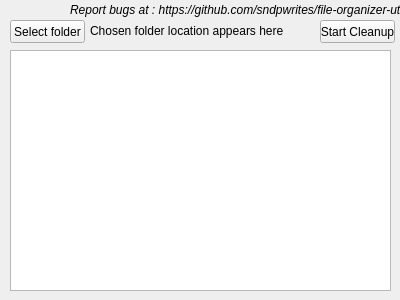
<?xml version="1.0" encoding="UTF-8"?>
<ui version="4.0">
 <class>widget</class>
 <widget class="QWidget" name="widget">
  <property name="geometry">
   <rect>
    <x>0</x>
    <y>0</y>
    <width>400</width>
    <height>300</height>
   </rect>
  </property>
  <property name="windowTitle">
   <string>Organizer Utility</string>
  </property>
  <widget class="QPushButton" name="btnSelectFolder">
   <property name="geometry">
    <rect>
     <x>10</x>
     <y>20</y>
     <width>75</width>
     <height>23</height>
    </rect>
   </property>
   <property name="text">
    <string>Select folder</string>
   </property>
  </widget>
  <widget class="QTextBrowser" name="logArea">
   <property name="geometry">
    <rect>
     <x>10</x>
     <y>50</y>
     <width>381</width>
     <height>241</height>
    </rect>
   </property>
  </widget>
  <widget class="QLabel" name="labelFolderName">
   <property name="geometry">
    <rect>
     <x>90</x>
     <y>20</y>
     <width>221</width>
     <height>21</height>
    </rect>
   </property>
   <property name="text">
    <string>Chosen folder location appears here</string>
   </property>
  </widget>
  <widget class="QPushButton" name="btnStartCleanUp">
   <property name="geometry">
    <rect>
     <x>320</x>
     <y>20</y>
     <width>75</width>
     <height>23</height>
    </rect>
   </property>
   <property name="text">
    <string>Start Cleanup</string>
   </property>
  </widget>
  <widget class="QLabel" name="label">
   <property name="geometry">
    <rect>
     <x>70</x>
     <y>0</y>
     <width>331</width>
     <height>20</height>
    </rect>
   </property>
   <property name="font">
    <font>
     <italic>true</italic>
    </font>
   </property>
   <property name="text">
    <string>Report bugs at : https://github.com/sndpwrites/file-organizer-utility</string>
   </property>
   <property name="openExternalLinks">
    <bool>true</bool>
   </property>
   <property name="textInteractionFlags">
    <set>Qt::TextBrowserInteraction</set>
   </property>
  </widget>
 </widget>
 <resources/>
 <connections/>
</ui>
